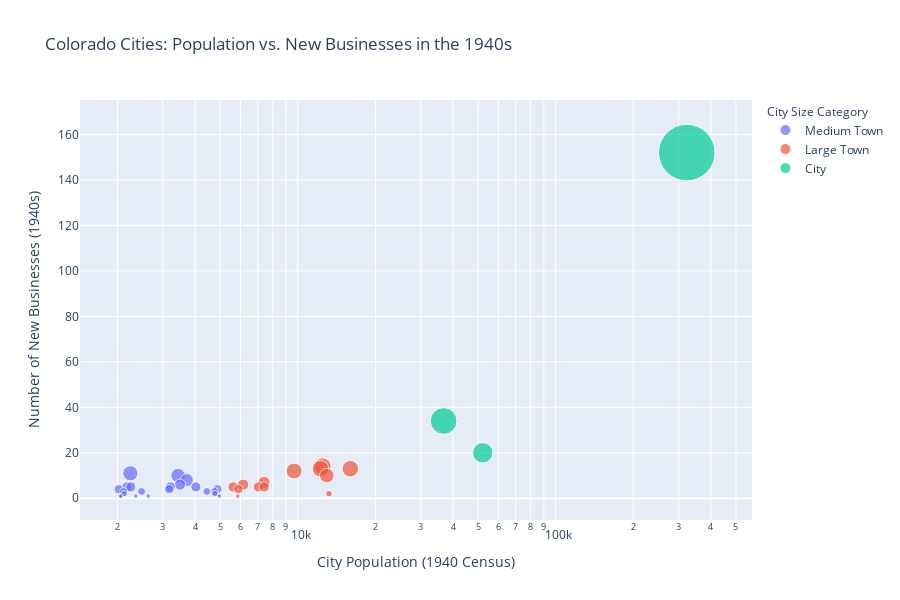

Here is the notebook cell this chart was saved with:
### Code cell
# Create the scatter plot
fig = px.scatter(
    larger_towns,
    x='total_population',
    y='count',
    hover_name='city',
    color='city_category',
    size='count',
    size_max=40,
    title='Colorado Cities: Population vs. New Businesses in the 1940s',
    labels={
        'total_population': 'City Population (1940 Census)',
        'count': 'Number of New Businesses (1940s)'
    }
)

# Improve layout
fig.update_layout(
    xaxis=dict(type='log', title_font=dict(size=14)),
    yaxis=dict(title_font=dict(size=14)),
    legend=dict(title='City Size Category', title_font=dict(size=12)),
    height=600,
    width=900
)

### Figure 1 — Plotly figure (JSON) as saved in the notebook; plotly's stock layout.template omitted (floating-point values rounded to 4 significant figures)
{"data": [{"hovertemplate": "<b>%{hovertext}</b><br><br>city_category=Medium Town<br>City Population (1940 Census)=%{x}<br>Number of New Businesses (1940s)=%{marker.size}<extra></extra>", "hovertext": ["littleton", "aurora", "gunnison", "glenwood springs", "delta", "louisville", "rocky ford", "monte vista", "idaho springs", "golden", "brighton", "brush", "craig", "fort morgan", "lamar", "montrose", "lafayette", "wray", "cripple creek", "leadville", "florence", "salida"], "legendgroup": "Medium Town", "marker": {"color": "#636efa", "size": [11, 10, 5, 5, 8, 4, 6, 5, 3, 4, 5, 3, 2, 4, 3, 3, 1, 1, 1, 2, 1, 1], "sizemode": "area", "sizeref": 0.095, "symbol": "circle"}, "mode": "markers", "name": "Medium Town", "orientation": "v", "showlegend": true, "type": "scatter", "x": [2244, 3437, 2177, 2253, 3717, 2023, 3494, 3208, 2112, 3175, 4029, 2481, 2123, 4884, 4445, 4764, 2052, 2061, 2358, 4774, 2632, 4969], "xaxis": "x", "y": [11, 10, 5, 5, 8, 4, 6, 5, 3, 4, 5, 3, 2, 4, 3, 3, 1, 1, 1, 2, 1, 1], "yaxis": "y"}, {"hovertemplate": "<b>%{hovertext}</b><br><br>city_category=Large Town<br>City Population (1940 Census)=%{x}<br>Number of New Businesses (1940s)=%{marker.size}<extra></extra>", "hovertext": ["englewood", "grand junction", "fort collins", "loveland", "longmont", "alamosa", "greeley", "boulder", "la junta", "durango", "sterling", "walsenburg", "trinidad"], "legendgroup": "Large Town", "marker": {"color": "#EF553B", "size": [12, 14, 13, 6, 7, 5, 13, 10, 5, 4, 5, 1, 2], "sizemode": "area", "sizeref": 0.095, "symbol": "circle"}, "mode": "markers", "name": "Large Town", "orientation": "v", "showlegend": true, "type": "scatter", "x": [9680, 12479, 12251, 6145, 7406, 5613, 15995, 12958, 7040, 5887, 7411, 5855, 13223], "xaxis": "x", "y": [12, 14, 13, 6, 7, 5, 13, 10, 5, 4, 5, 1, 2], "yaxis": "y"}, {"hovertemplate": "<b>%{hovertext}</b><br><br>city_category=City<br>City Population (1940 Census)=%{x}<br>Number of New Businesses (1940s)=%{marker.size}<extra></extra>", "hovertext": ["colorado springs", "denver", "pueblo"], "legendgroup": "City", "marker": {"color": "#00cc96", "size": [34, 152, 20], "sizemode": "area", "sizeref": 0.095, "symbol": "circle"}, "mode": "markers", "name": "City", "orientation": "v", "showlegend": true, "type": "scatter", "x": [36789, 322412, 52162], "xaxis": "x", "y": [34, 152, 20], "yaxis": "y"}], "layout": {"height": 600, "legend": {"itemsizing": "constant", "title": {"font": {"size": 12}, "text": "City Size Category"}, "tracegroupgap": 0}, "title": {"text": "Colorado Cities: Population vs. New Businesses in the 1940s"}, "width": 900, "xaxis": {"anchor": "y", "domain": [0, 1], "title": {"font": {"size": 14}, "text": "City Population (1940 Census)"}, "type": "log"}, "yaxis": {"anchor": "x", "domain": [0, 1], "title": {"font": {"size": 14}, "text": "Number of New Businesses (1940s)"}}}}
